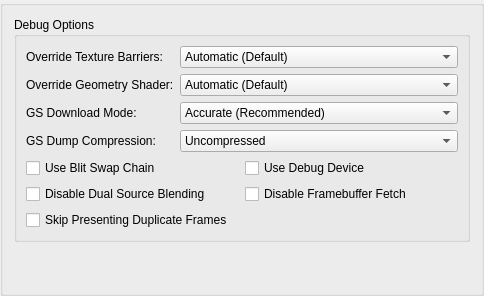
     <widget class="QGroupBox" name="advancedTab">
      <attribute name="title">
       <string>Advanced</string>
      </attribute>
      <layout class="QVBoxLayout" name="verticalLayout_2">
       <item>
        <widget class="QGroupBox" name="groupBox_2">
         <property name="title">
          <string>Debug Options</string>
         </property>
         <layout class="QFormLayout" name="formLayout_6">
          <item row="0" column="0">
           <widget class="QLabel" name="label_19">
            <property name="text">
             <string>Override Texture Barriers:</string>
            </property>
           </widget>
          </item>
          <item row="0" column="1">
           <widget class="QComboBox" name="overrideTextureBarriers">
            <item>
             <property name="text">
              <string>Automatic (Default)</string>
             </property>
            </item>
            <item>
             <property name="text">
              <string>Force Disabled</string>
             </property>
            </item>
            <item>
             <property name="text">
              <string>Force Enabled</string>
             </property>
            </item>
           </widget>
          </item>
          <item row="1" column="0">
           <widget class="QLabel" name="label_30">
            <property name="text">
             <string>Override Geometry Shader:</string>
            </property>
           </widget>
          </item>
          <item row="1" column="1">
           <widget class="QComboBox" name="overrideGeometryShader">
            <item>
             <property name="text">
              <string>Automatic (Default)</string>
             </property>
            </item>
            <item>
             <property name="text">
              <string>Force Disabled</string>
             </property>
            </item>
            <item>
             <property name="text">
              <string>Force Enabled</string>
             </property>
            </item>
           </widget>
          </item>
          <item row="5" column="0" colspan="2">
           <layout class="QGridLayout" name="gridLayout_7">
            <item row="2" column="0">
             <widget class="QCheckBox" name="skipPresentingDuplicateFrames">
              <property name="text">
               <string>Skip Presenting Duplicate Frames</string>
              </property>
             </widget>
            </item>
            <item row="0" column="0">
             <widget class="QCheckBox" name="useBlitSwapChain">
              <property name="text">
               <string>Use Blit Swap Chain</string>
              </property>
             </widget>
            </item>
            <item row="1" column="1">
             <widget class="QCheckBox" name="disableFramebufferFetch">
              <property name="text">
               <string>Disable Framebuffer Fetch</string>
              </property>
             </widget>
            </item>
            <item row="0" column="1">
             <widget class="QCheckBox" name="useDebugDevice">
              <property name="text">
               <string>Use Debug Device</string>
              </property>
             </widget>
            </item>
            <item row="1" column="0">
             <widget class="QCheckBox" name="disableDualSource">
              <property name="text">
               <string>Disable Dual Source Blending</string>
              </property>
             </widget>
            </item>
           </layout>
          </item>
          <item row="3" column="0">
           <widget class="QLabel" name="label_34">
            <property name="text">
             <string>GS Dump Compression:</string>
            </property>
           </widget>
          </item>
          <item row="3" column="1">
           <widget class="QComboBox" name="gsDumpCompression">
            <item>
             <property name="text">
              <string>Uncompressed</string>
             </property>
            </item>
            <item>
             <property name="text">
              <string>LZMA (xz)</string>
             </property>
            </item>
            <item>
             <property name="text">
              <string>Zstandard (zst)</string>
             </property>
            </item>
           </widget>
          </item>
          <item row="2" column="0">
           <widget class="QLabel" name="label_37">
            <property name="text">
             <string>GS Download Mode:</string>
            </property>
           </widget>
          </item>
          <item row="2" column="1">
           <widget class="QComboBox" name="gsDownloadMode">
            <item>
             <property name="text">
              <string>Accurate (Recommended)</string>
             </property>
            </item>
            <item>
             <property name="text">
              <string>Disable Readbacks (Synchronize GS Thread)</string>
             </property>
            </item>
            <item>
             <property name="text">
              <string>Unsynchronized (Non-Deterministic)</string>
             </property>
            </item>
            <item>
             <property name="text">
              <string>Disabled (Ignore Transfers)</string>
             </property>
            </item>
           </widget>
          </item>
         </layout>
        </widget>
       </item>
       <item>
        <spacer name="verticalSpacer_2">
         <property name="orientation">
          <enum>Qt::Vertical</enum>
         </property>
         <property name="sizeHint" stdset="0">
          <size>
           <width>20</width>
           <height>40</height>
          </size>
         </property>
        </spacer>
       </item>
      </layout>
     </widget>
